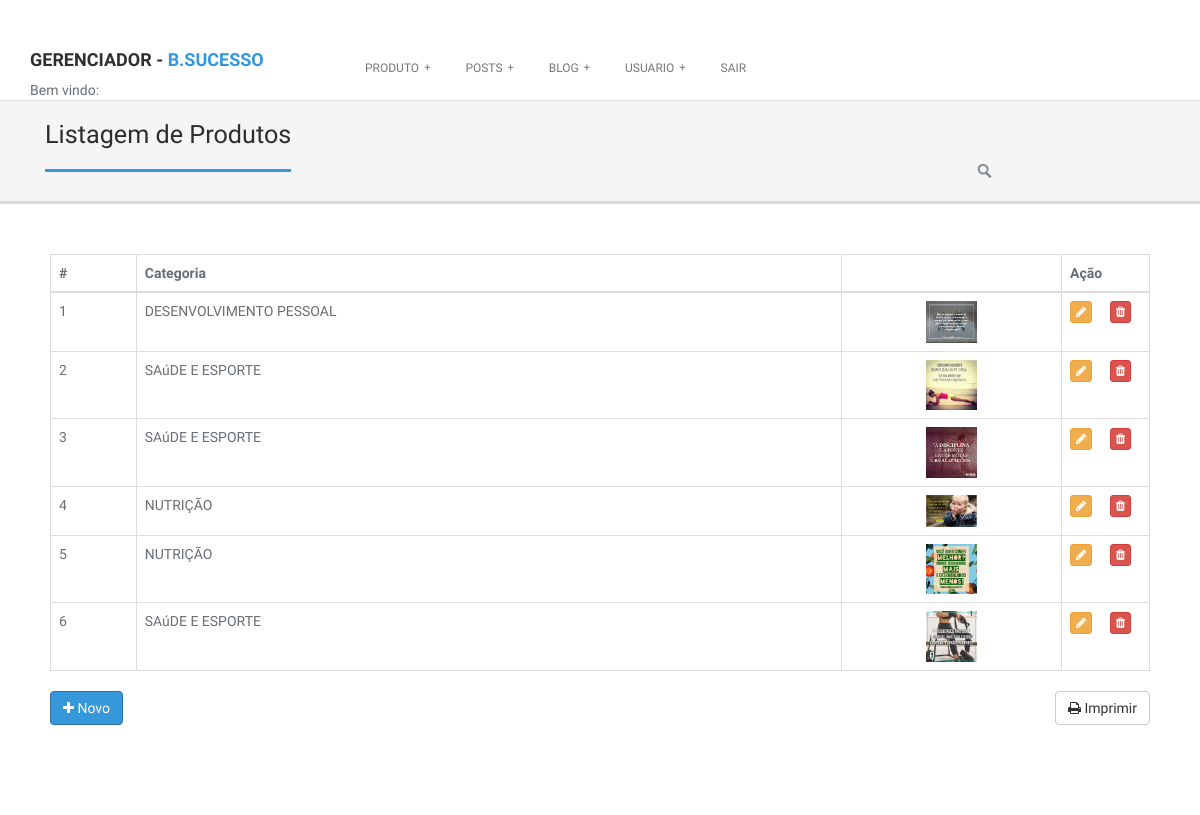
The page /gerenciador.php?pagina=listposts on the database its author committed.
### tables this page shows
CREATE TABLE `posts` (
  `idposts` int(11) NOT NULL AUTO_INCREMENT,
  `linkimage` varchar(200) NOT NULL,
  `fkcategoria` int(11) NOT NULL,
  PRIMARY KEY (`idposts`)
);

CREATE TABLE `categoria` (
  `idcategoria` int(11) NOT NULL AUTO_INCREMENT,
  `nmcategoria` varchar(50) NOT NULL,
  `descategoria` varchar(250) DEFAULT NULL,
  PRIMARY KEY (`idcategoria`)
);

### class/listarPosts.class.php (the view, shortened to what this page needs)
<?PHP
function listar($limit){
	include ("mysql.class.php");
	$query		= mysqli_query( $conn,"select idposts,linkimage, nmcategoria
								from posts
								inner join categoria as cat on cat.idcategoria = posts.fkcategoria LIMIT 0 , $limit") or die (mysqli_error ($conn));
	for( $i = 0; mysqli_num_rows( $query ) > $i ; $i++ ){
		$result	= mysqli_fetch_array($query);
		$html = '
						<tr>
                        <td>'.$result["idposts"].'</td>
                        <td >'.$result["nmcategoria"].'</td>
						<td width="20%" align="center"> <img  src="img/posts/'.$result["linkimage"].'" width="25%" >  </td>
						<td width="8%">
				<button type="button" class="btn btn-xs btn-warning" data-toggle="modal"
				data-target="#exampleModal'.$result["idposts"].'" ><i class="fa fa-pencil" title="EDITAR"></i></button>
				<button type="button" class="btn btn-xs btn-danger" data-toggle="modal"
				data-target="#excluirModal'.$result["idposts"].'" ><i class="fa fa-trash" title="EXCLUIR"></i></button>
			</td>
                         </tr>
		<div class="modal fade" id="exampleModal'.$result["idposts"].'" tabindex="-1" role="dialog" aria-labelledby="exampleModalLabel">
					<input type="text" class="form-control" id="nmcategoria" name="nmcategoria" value="'.$result["nmcategoria"].'">
				 <img class="aligncenter" width="40%" height="90%" src="img/posts/'.$result["linkimage"].'" alt="">
					<input type="hidden" class="form-control" id="idposts"  name="idposts" value="'.$result["idposts"].'">
		</div>
		<div class="modal fade" id="excluirModal'. $result["idposts"].'" tabindex="-1" role="dialog" aria-labelledby="exampleModalLabel">
					<input type="text" class="form-control" id="idposts" name="idposts" value="'.$result["idposts"].'" disabled>
				 <img class="aligncenter" width="40%" height="90%" src="img/posts/'.$result["linkimage"].'" alt="">
					<input type="hidden" class="form-control" id="idposts"  name="idposts" value="'.$result["idposts"].'">
		</div>
		';
		echo $html;
	}
}
?>

### css/style.css (style rules this page uses)
* { margin: 0; padding: 0px; font-family: 'Ruda', sans-serif; }
body { background: #f8f8f8; margin: 0; height: 100%; z-index: 1000; color: #696E74; }
h1, h2, h3, h4, h5, h6 { font-family: 'Ruda', sans-serif; font-weight: 700; }
html, body { height: 100%; }
img { height: auto; max-width: 100%; }
*, *:after, *:before { -webkit-box-sizing: border-box; -moz-box-sizing: border-box; box-sizing: border-box; padding: 0; margin: 0; }
a { padding: 0; margin: 0; text-decoration: none; -webkit-transition: background-color .4s linear, color .4s linear; -moz-transition: background-color .4s linear, color .4s linear; -o-transition: background-color .4s linear, color .4s linear; -ms-transition: background-color .4s linear, color .4s linear; transition: background-color .4s linear, color .4s linear; }
p, pre, ul, ol, dl, dd, blockquote, address, table, fieldset, form, { margin-bottom: 20px; }
section::before, section::after { position: absolute; content: ''; pointer-post-wraps: none; }
.post-wrapper-top { background-color: #F5F5F5; bottom: 0; left: 0; right: 0; top: 0; z-index: 0; border-bottom: 3px solid #DCDBD7; margin-bottom: 0; padding: 0; position: relative; text-align: left; }
.post-wrapper-top h2 { border-bottom: 3px solid #fff; display: inline-block; font-weight: 500; font-size: 1.8em; padding: 0 0 20px; color: #2B2E31; position: relative; margin-bottom: -3px; }
.search-bar { padding: 0; width: 190px; height: 40px; float: right; position: relative; display: inline-block; background: url("../img/search.png") left top no-repeat; margin-top: 60px; }
.section4, .section1 { background: #ffffff; padding: 30px 0; }
button, .button { cursor: pointer; font-weight: normal; line-height: normal; margin: 0 0 1.25rem; position: relative; text-decoration: none; text-align: center; display: inline-block; -webkit-border-radius: 2px; border-radius: 2px; padding: 0.5em 1em; font-size: 1.3rem; border-color: #696E74; color: white; -webkit-transition: background-color 300ms ease-out; -moz-transition: background-color 300ms ease-out; transition: background-color 300ms ease-out; -webkit-appearance: none; border: none; font-weight: normal !important; }
.content { padding: 20px 20px 60px 20px; }
@media only screen and (min-width: 40.063em) { button, .button { display: inline-block; } }
section { overflow: hidden; }

### rows shown on the page
posts: idposts "1", categoria.nmcategoria "DESENVOLVIMENTO PESSOAL", linkimage (picture)
posts: idposts "2", categoria.nmcategoria "SAúDE E ESPORTE", linkimage (picture)
posts: idposts "3", categoria.nmcategoria "SAúDE E ESPORTE", linkimage (picture)
posts: idposts "4", categoria.nmcategoria "NUTRIÇÃO", linkimage (picture)
posts: idposts "5", categoria.nmcategoria "NUTRIÇÃO", linkimage (picture)
posts: idposts "6", categoria.nmcategoria "SAúDE E ESPORTE", linkimage (picture)
